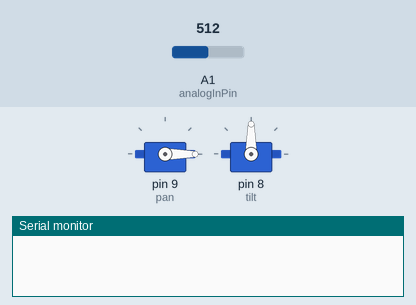
This sketch was run on a simulated Arduino Uno, built with avr-gcc and run on an emulated ATmega328P. Shown: 2 × servo, the last lines printed to the serial monitor. The test bench sets the inputs (shaded band); at power-on: A1 (analogInPin) = 512.

Above: at 0.1 s.
At 9.9 s:
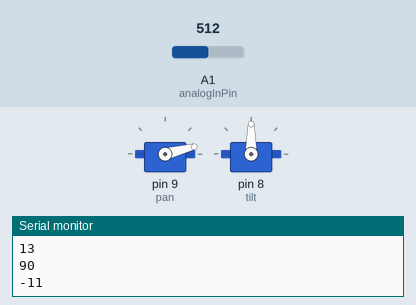
At 19.7 s:
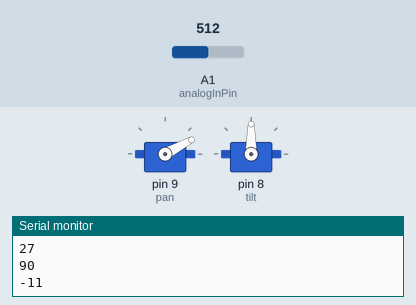
At 39.3 s:
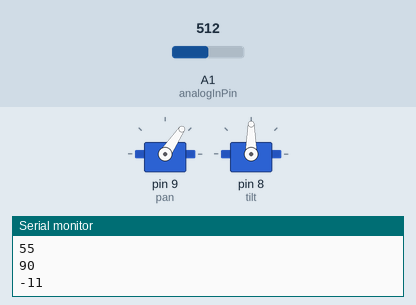
Timing chart, 0 to 40.0 s (numbered marks = the images above):
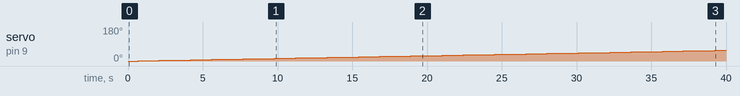

Measured:
- by itself, servo on pin 9 (pan): moves from 0° to 57° over 39.3 s

The sketch:

_2D_representation.ino
```cpp
//2D sweep for POE lab.

#include <Servo.h>

//create two servo objects;
Servo pan;
Servo tilt;

//variables for servo positions
int panPos = 0;
int tiltPos = 0;

//setting up pins
const int analogInPin = A1; // the pin that the IR sensor is attached to

//signals for data processing
const int nextmeasurement = -11;
const int theend = -6;

//regarding measurements
float sensorValue; // raw measurement from IR sensor
int distanceValue; // after processing, sensor measurement is converted into distance (cm)


void setup() {
  // initialize serial
  Serial.begin(9600);

  // attaching the servos on Arduino pins
  pan.attach(9);
  tilt.attach(8);
}

void loop() {
  tiltPos = 90;
  tilt.write(tiltPos); //tilt always at 90 degrees for the 2D sweep

     for (panPos = 0; panPos <= 180; panPos += 1){

        pan.write(panPos);
        // waits 0.5sec for the servo to reach new position
        delay(500);

        // IR sensor measurement for the new position
        sensorValue = analogRead(analogInPin);

        // given IR sensor measurement, calculate real distance (cm)
        // we used an exponential fit because it was more accurate compared to the linear fit equation
        distanceValue = 108.2 * pow(2.71828,-.003055*sensorValue);

        // communicating to matlab
        Serial.println(distanceValue);
        Serial.println(panPos);
        Serial.println(tiltPos);
        Serial.println(nextmeasurement);

        // give time for the microcontroller to process everything
        delay(200);
       }
  Serial.println(theend);
}
```
